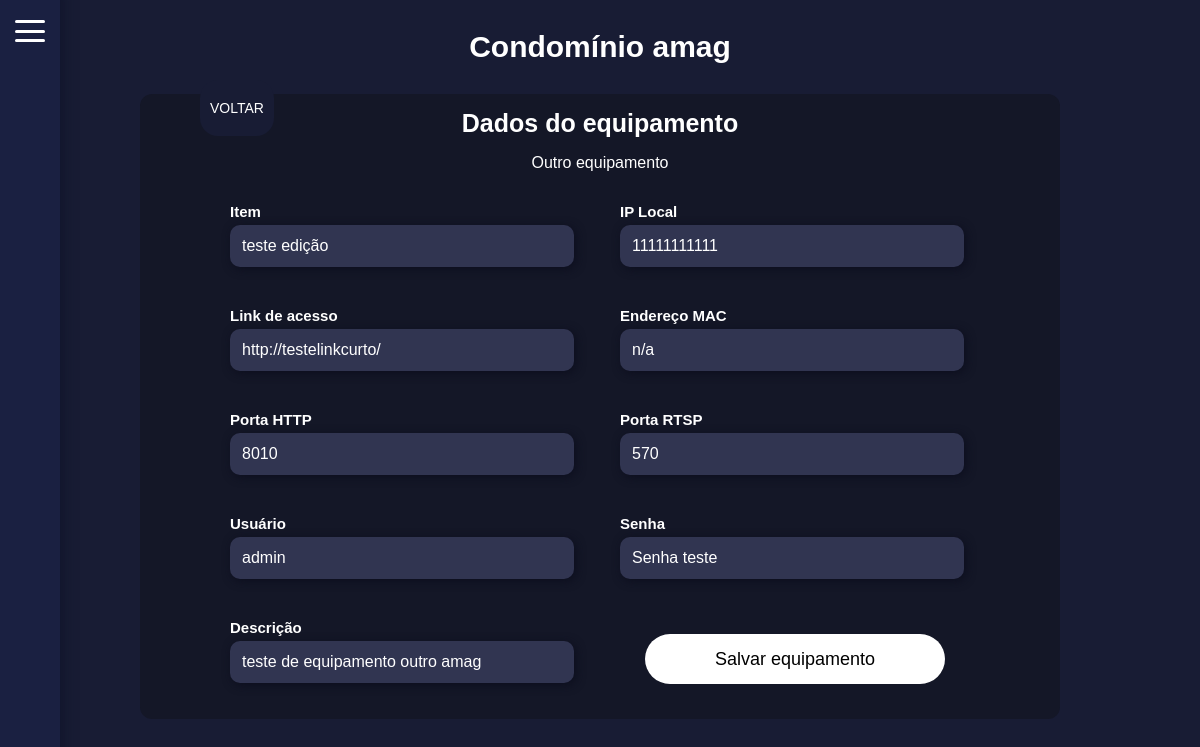
/listar_equips/edit_equip/1/Outro/, run on an earlier commit of the app's database.
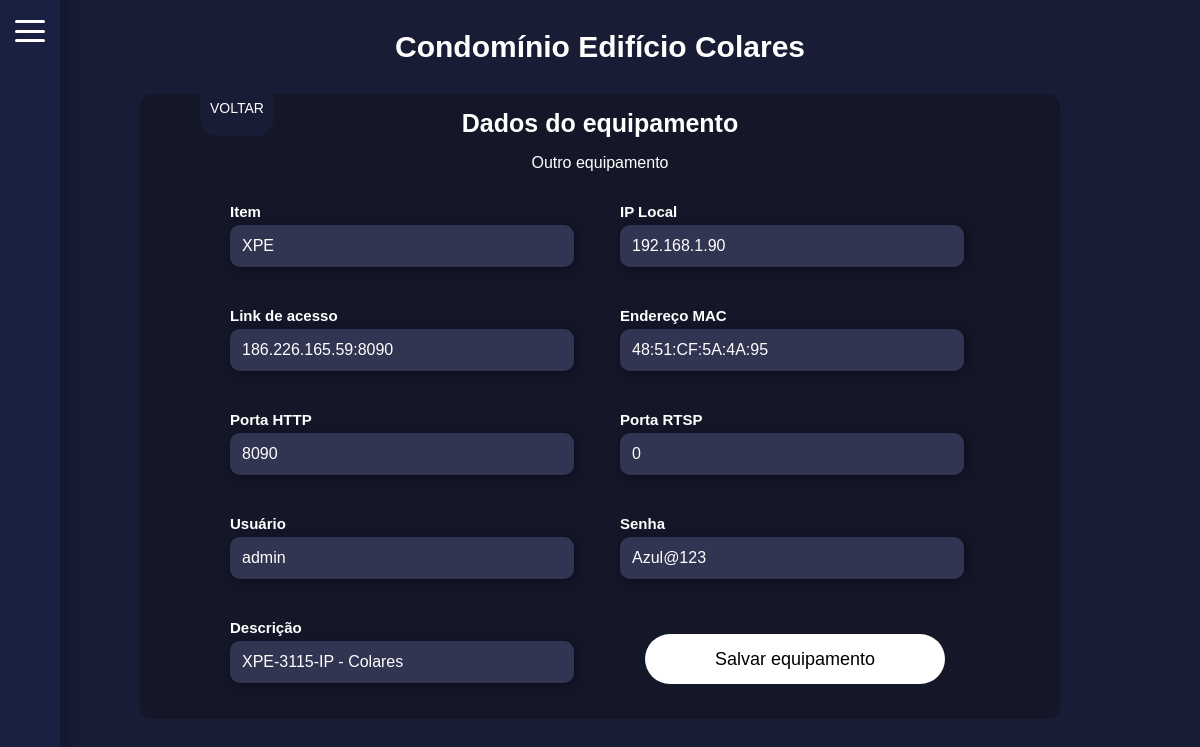
And on a later commit of the database.
### mainApp/models.py (models this page shows, shortened)
class Conds(models.Model):
    name = models.CharField(max_length=100)
    created_at = models.DateTimeField(auto_now_add=True)
    endereco = models.CharField(max_length=200)

class Itens_outro(models.Model):
    cond_id = models.ForeignKey(Conds, on_delete=models.CASCADE, related_name='itens_outro', verbose_name="Condomínio")
    item = models.CharField(max_length=100, verbose_name="Item")
    iplocal = models.CharField(max_length=15, verbose_name="IP Local")
    link = models.CharField(max_length=100, verbose_name="Link de acesso")
    mac = models.CharField(max_length=17, verbose_name="Endereço MAC")
    rtsp = models.PositiveIntegerField(verbose_name="Porta RTSP")
    http = models.PositiveIntegerField(verbose_name="Porta HTTP")
    user = models.CharField(max_length=50, verbose_name="Usuário")
    senha = models.CharField(max_length=50, verbose_name="Senha")
    desc = models.CharField(max_length=100, verbose_name="Descrição")
    data = models.DateTimeField(auto_now=True)

### mainApp/views.py (the view)
# urls.py: path('listar_equips/edit_equip/<int:equipamento_id>/<str:tipo>/', views.edit_equip, name='edit_equip'), # editar equipamento
def edit_equip(request, equipamento_id, tipo):
    tipo_map = {
        'Facial': {'modelo': Itens_facial, 'form': FacialForm, 'template': 'equip-forms/editar_facial.html'},
        'DVR': {'modelo': Itens_dvr, 'form': DVRForm, 'template': 'equip-forms/editar_dvr.html'},
        'Outro': {'modelo': Itens_outro, 'form': OutroForm, 'template': 'equip-forms/editar_outro.html'},
    }
    if tipo not in tipo_map:
        messages.error(request, 'Tipo de equipamento inválido.')
        return redirect('listar_equips')
    config = tipo_map[tipo]
    equipamento = get_object_or_404(config['modelo'], id=equipamento_id)
    if request.method == 'POST':
        form = config['form'](request.POST, instance=equipamento)
        if form.is_valid():
            equipamento_editado = form.save(commit=False)
            from django.utils import timezone
            equipamento_editado.data = timezone.now()  # Atualiza a data
            equipamento_editado.save()
            messages.success(request, f'Equipamento {equipamento.item} atualizado com sucesso!')
            return redirect('listar_equips')
        else:
            messages.error(request, 'Erro ao atualizar equipamento. Verifique os dados.')
    else:
        form = config['form'](instance=equipamento)
    context = {
        'form': form,
        'equipamento': equipamento,
        'tipo': tipo,
        'condominio': equipamento.cond_id
    }
    return render(request, config['template'], context)

### mainApp/forms.py
class OutroForm(forms.ModelForm):
    class Meta:
        model = Itens_outro
        fields = ['item', 'iplocal', 'link', 'mac', 'http', 'rtsp', 'user', 'senha', 'desc']
        widgets = {
            'item': forms.TextInput(attrs={
                'class': 'form-control'
            }),
            'iplocal': forms.TextInput(attrs={
                'class': 'form-control'
            }),
            'link': forms.TextInput(attrs={
                'class': 'form-control'
            }),
            'mac': forms.TextInput(attrs={
                'class': 'form-control'
            }),
            'http': forms.NumberInput(attrs={
                'class': 'form-control'
            }),
            'user': forms.TextInput(attrs={
                'class': 'form-control'
            }),
            'senha': forms.TextInput(attrs={
                'class': 'form-control'
            }),
            'desc': forms.TextInput(attrs={
                'class': 'form-control'
            }),
        }

### mainApp/templates/equip-forms/editar_outro.html (shortened to what this page needs)
<!DOCTYPE html>
<html lang="pt-br">
<head>
</head>
<body>
    <a onClick="goBack()" class="btn-home">VOLTAR</a>
    <div id="container">
        <p class="title">Condomínio {{ condominio.name }}</p>
        <div id="bar">
            <label for="menu-toggle" class="menu-btn">
                <span></span>
                <span></span>
                <span></span>
            </label>
            <div class="slide-menu">
                <ul>
                </ul>
            </div>
        </div>
        <form action="" method="post">
            <p class="title-p">Dados do equipamento</p>
            <p>Outro equipamento</p>
            <div class="form-group">
                <div class="form-column">
                    <label for="{{ form.item.id_for_label }}">{{ form.item.label }}</label>
                    {{ form.item }}
                </div>
                <div class="form-column">
                    <label for="{{ form.iplocal.id_for_label }}">{{ form.iplocal.label }}</label>
                    {{ form.iplocal }}
                </div>
            </div>
            <div class="form-group">
                <div class="form-column">
                    <label for="{{ form.link.id_for_label }}">{{ form.link.label }}</label>
                    {{ form.link }}
                </div>
                <div class="form-column">
                    <label for="{{ form.mac.id_for_label }}">{{ form.mac.label }}</label>
                    {{ form.mac }}
                </div>
            </div>
            <div class="form-group">
                <div class="form-column">
                    <label for="{{ form.http.id_for_label }}">{{ form.http.label }}</label>
                    {{ form.http }}
                </div>
                <div class="form-column">
                    <label for="{{ form.rtsp.id_for_label }}">{{ form.rtsp.label }}</label>
                    {{ form.rtsp }}
                </div>
            </div>
            <div class="form-group">
                <div class="form-column">
                    <label for="{{ form.user.id_for_label }}">{{ form.user.label }}</label>
                    {{ form.user }}
                </div>
                <div class="form-column">
                    <label for="{{ form.senha.id_for_label }}">{{ form.senha.label }}</label>
                    {{ form.senha }}
                </div>
            </div>
            <div class="form-group">
                <div class="form-column">
                    <label for="{{ form.desc.id_for_label }}">{{ form.desc.label }}</label>
                    {{ form.desc }}
                </div>
                <div class="form-column">
                    <button type="submit">Salvar equipamento</button>
                </div>
            </div>
        </form>
    </div>
</body>
</html>

What changed in the data, as far as the page shows it:
removed Conds: name "amag"
added Conds: name "Edifício Colares"
changed Itens_outro "admin": item "teste edição" → "XPE"; iplocal "11111111111" → "192.168.1.90"; link "http://testelinkcurto/" → "186.226.165.59:8090"; mac "n/a" → "48:51:CF:5A:4A:95"; http "8010" → "8090"; rtsp "570" → "0"; senha "Senha teste" → "Azul@123"; desc "teste de equipamento outro amag" → "XPE-3115-IP - Colares"
